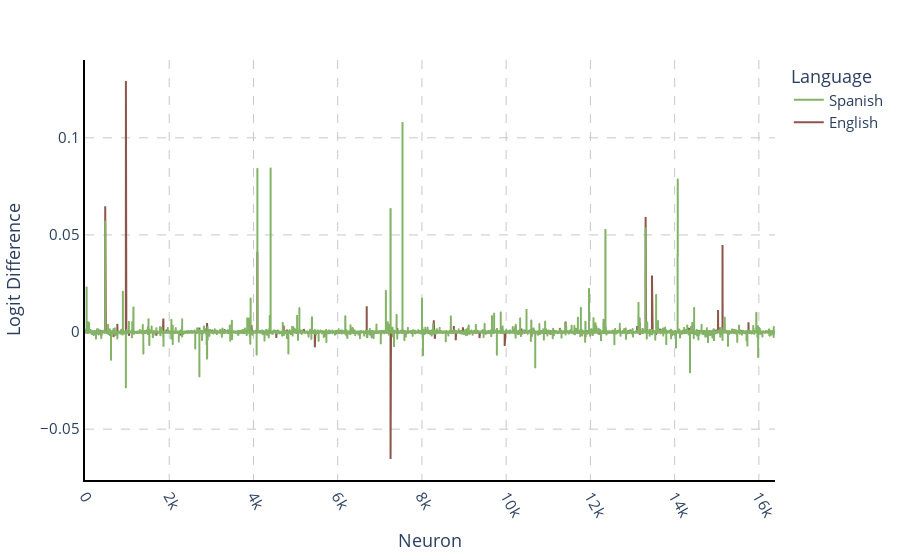

Here is the notebook cell this chart was saved with:
### Code cell
import plotly.graph_objects as go

df = pd.DataFrame.from_dict(lang_logit_diff)
fig = px.line(df['Spanish'],color_discrete_map={"Spanish": spa_color, "English": eng_color},)
fig.update_layout(legend_title_text='Language',
                  xaxis_title="Neuron", yaxis_title="Logit Difference",
                  font=dict(
                      size=15,  # Set the font size here
                  ) 
                )
fig.add_trace(go.Scatter(x=np.arange(len(df['English'])), y=df['English'], mode='lines', name='English', line=dict(color=eng_color)))

#fig.update_traces(opacity=.4)

fig = paper_plot(fig)
fig.show()
# Update
#fig.update_layout(legend_traceorder="reversed")

pio.write_image(fig, f'{images_dir}/MLP{layer_index}_both_neurons.pdf',scale=6, width=800, height=350)

### Figure 1 — Plotly figure (JSON) as saved in the notebook; plotly's stock layout.template omitted (floating-point values rounded to 4 significant figures; data arrays with more than 128 entries replaced by an {"elided": "..."} marker saying what was removed)
{"data": [{"hovertemplate": "variable=Spanish<br>index=%{x}<br>value=%{y}<extra></extra>", "legendgroup": "Spanish", "line": {"color": "rgb(130, 179, 102)", "dash": "solid"}, "marker": {"symbol": "circle"}, "mode": "lines", "name": "Spanish", "showlegend": true, "type": "scattergl", "x": {"elided": "16384 int values"}, "xaxis": "x", "y": {"elided": "16384 float values"}, "yaxis": "y"}, {"line": {"color": "rgb(140, 86, 75)"}, "mode": "lines", "name": "English", "type": "scatter", "x": {"elided": "16384 int values"}, "y": {"elided": "16384 float values"}}], "layout": {"font": {"size": 15}, "legend": {"title": {"text": "Language"}, "tracegroupgap": 0}, "margin": {"t": 60}, "xaxis": {"anchor": "y", "domain": [0, 1], "gridcolor": "rgb(200,200,200)", "griddash": "dash", "linecolor": "black", "linewidth": 2, "showline": true, "tickangle": 60, "title": {"text": "Neuron"}, "zeroline": false}, "yaxis": {"anchor": "x", "domain": [0, 1], "gridcolor": "rgb(200,200,200)", "griddash": "dash", "linecolor": "black", "linewidth": 2, "showline": true, "title": {"text": "Logit Difference"}, "zeroline": false}}}
